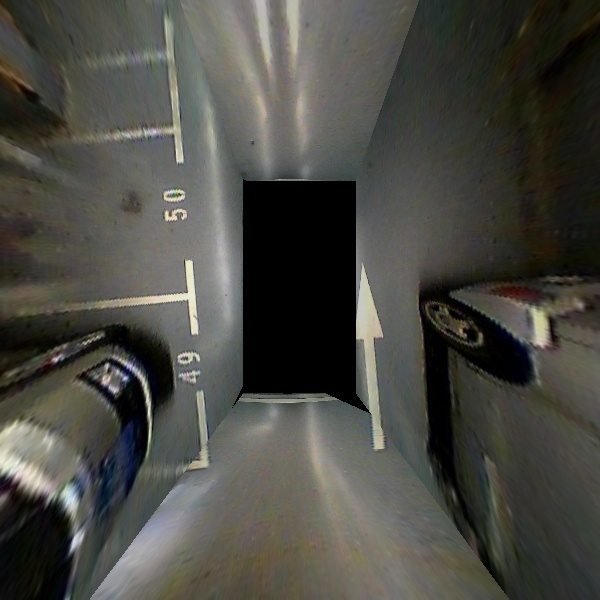
#> input picture OpenCV/OrientedROI/doc/input.jpg, 600 x 600 px
$ python ROI.py
#> lines starting #> are read from the running program, lines starting #| are printed output that depends on the picture
#!/usr/bin/env python3

import scipy.io
import numpy as np
import cv2

# Return the scaled normal vector of the line P1P2.
# P1 and P2: two 2D points (x, y)
# scale the scaling factor needed to give marging to the oriented bounding box.
def norm(P1, P2, scale):
  length = np.sqrt((P1[0] - P2[0])**2 + (P1[1] - P2[1])**2)
  dx = P2[0] - P1[0]
  dy = P2[1] - P1[1]
  N = [-dy * scale / length, dx * scale / length]
  return N

# Crop the .jpg image indicated by the argument 'path' following the given segments
# given in the .mat file of the same name
def crop(folder, file):
#> called with folder = 'doc/', file = 'input'
  path = folder + file

  # Debug image: in where we are drawing debug lines
  debug = cv2.imread(path + '.jpg')
#> debug is the input picture: shape (600, 600, 3); mean B, G, R 67.5, 73.8, 74.2

  # The image to crop. Note: 0 is to force the image to be in grey (optional)
  img = cv2.imread(path + '.jpg', 0)
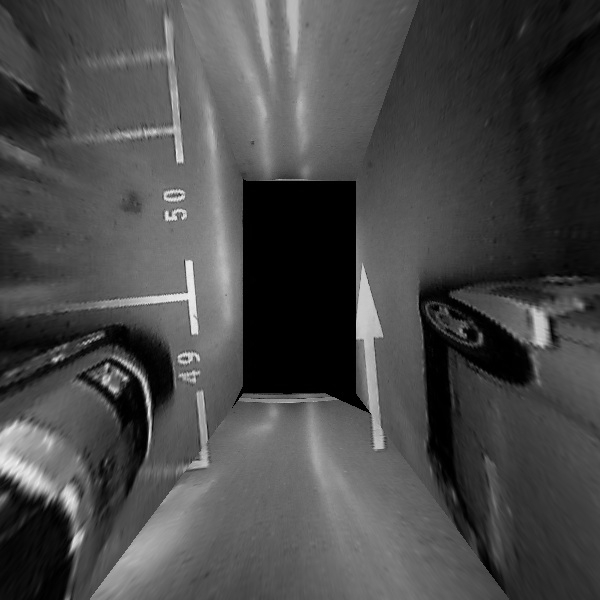
#> img: shape (600, 600); min 0, max 243, mean 73.2

  # Read the Matlab file in where points (marks) and segments (slots) are defines
#> (the run stopped early here; a loop or call above may not have finished)
